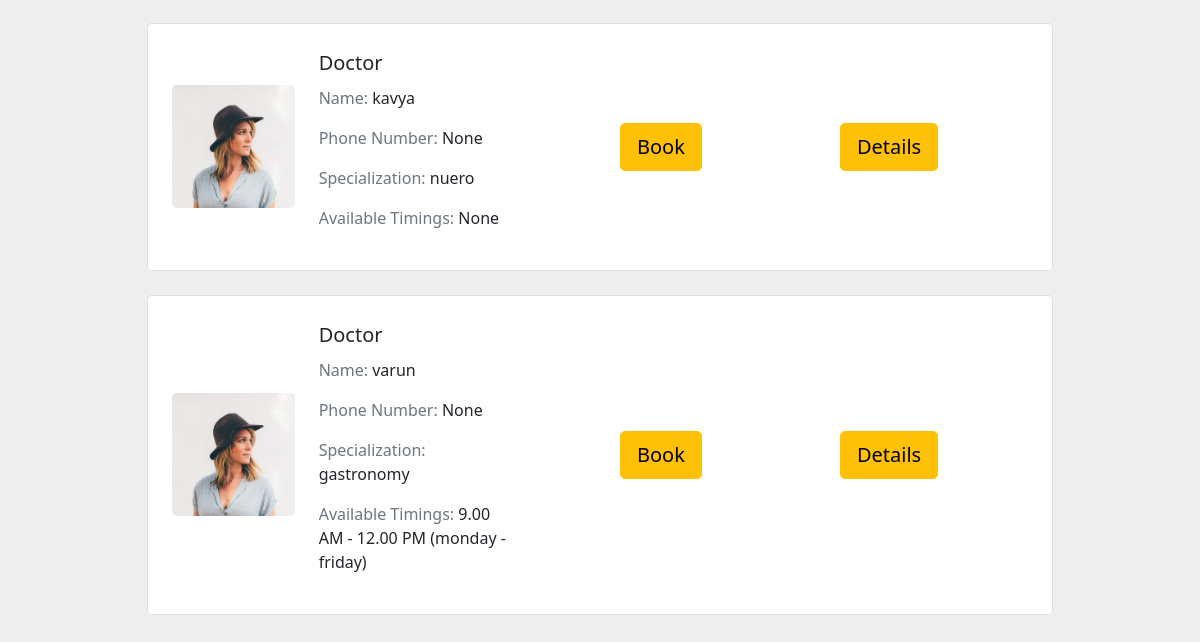
/doctors_list/ (lower part), run on an earlier commit of the app's database.
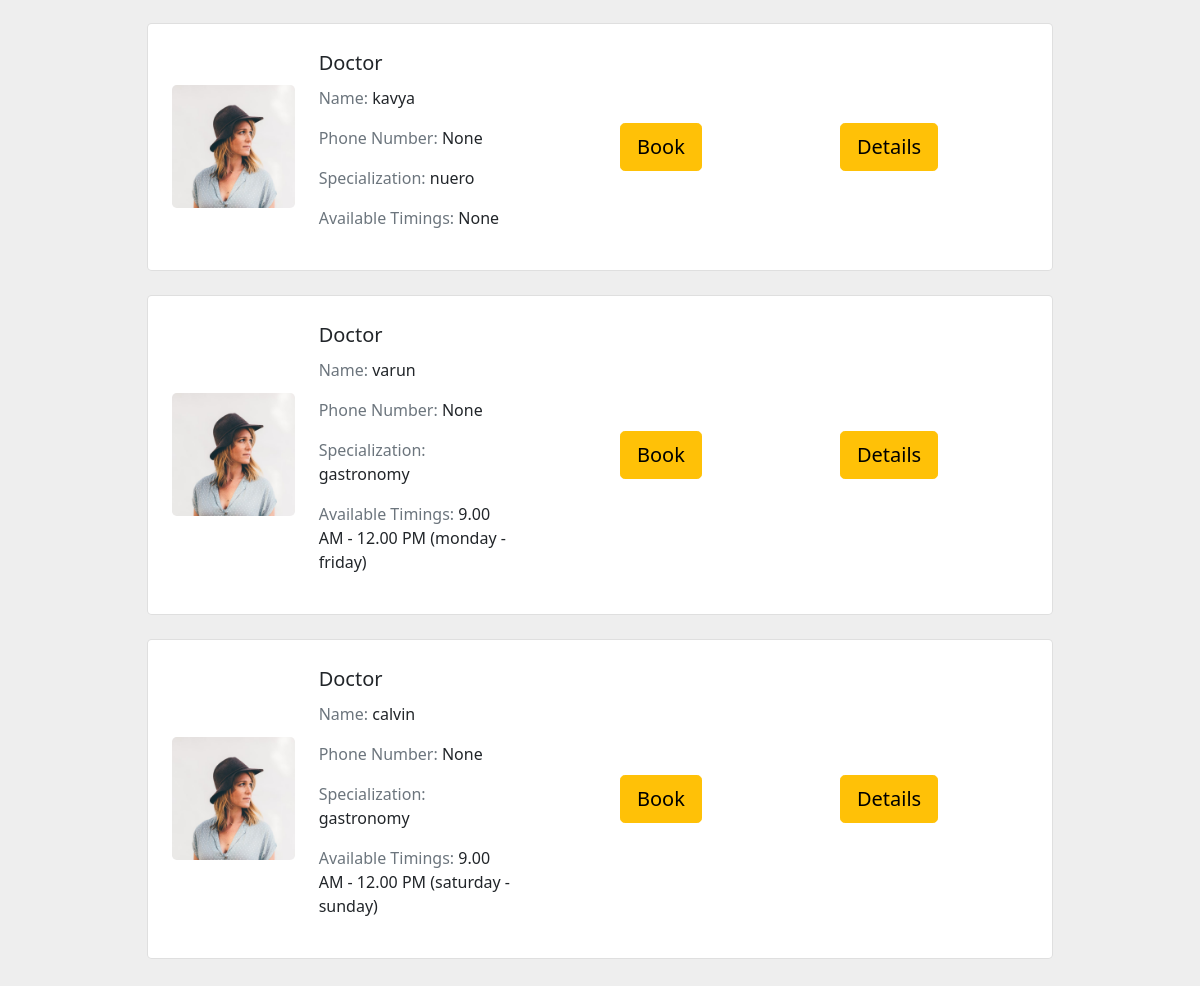
And on a later commit of the database.
### ct/models.py (models this page shows, shortened)
class DoctorProfile(models.Model):
    user = models.OneToOneField(settings.AUTH_USER_MODEL, on_delete=models.CASCADE)
    phone_number = models.CharField(max_length=15, blank=True, null=True)
    state = models.CharField(max_length=255, null=True, blank=True)
    district = models.CharField(max_length=100, blank=True, null=True)
    age = models.IntegerField(blank=True, null=True)
    gender = models.CharField(max_length=10, blank=True)
    certifications = models.TextField()
    specialization = models.CharField(max_length=100)
    available_timings = models.CharField(max_length=255, blank=True, null=True)
    booked_by = models.ManyToManyField(settings.AUTH_USER_MODEL, related_name='booked_doctors', blank=True)
    image = models.ImageField(upload_to='doctor_images/', blank=True, null=True)  # Add this line for the image field

class CustomUser(AbstractUser):
    CUSTOMER = 1
    DIETITIAN = 2
    DOCTOR = 3
    ROLE_CHOICE = (
     (CUSTOMER, 'Customer'),
     (DIETITIAN, 'Dietitian'),
     (DOCTOR, 'Doctor'),
    )
    username = models.CharField(max_length=100,unique=True ,default='')
    email = models.EmailField(unique=True)
    password = models.CharField(max_length=128)
    is_Customer = models.BooleanField(default=False)
    is_Dietitian = models.BooleanField(default=False)
    is_Doctor = models.BooleanField(default=False)
    REQUIRED_FIELDS = []

### ct/views.py (the view)
# urls.py: path('doctors_list/', views.doctors_list, name='doctors_list'),
def doctors_list(request):
    doctors = DoctorProfile.objects.all()
    if request.user.is_authenticated:
        bookings = Booking.objects.filter(user=request.user)
    else:
        bookings = None  # If the user is not logged in, set bookings to None
    context = {
        'doctors': doctors,
        'bookings': bookings,  # Now, 'bookings' has a value
    }
    return render(request, 'doctors_list.html', context)

### ct/templates/doctors_list.html (shortened to what this page needs)
{% load static %}
<!DOCTYPE html>
<html lang="en">
    <head>
        <link href="https://cdn.jsdelivr.net/npm/bootstrap@5.0.2/dist/css/bootstrap.min.css" rel="stylesheet">
    </head>
    <body>
      <section style="background-color: #eee;">
        <div class="container py-5">
<section class="h-100" style="background-color: #eee;">
    <div class="container h-100 py-5">
      <div class="row d-flex justify-content-center align-items-center h-100">
        <div class="col-10">
     {% for doctor in doctors %}
          <div class="card rounded-3 mb-4">
            <div class="card-body p-4">
              <div class="row d-flex justify-content-between align-items-center">
                <div class="col-md-2 col-lg-2 col-xl-2">
                  <img
                    src="{% static 'img/avatar/avatar-face-02.png' %}"
                    class="img-fluid rounded-3" alt="{{ doctor.user.username }}">
                </div>
                <div class="col-md-3 col-lg-3 col-xl-3">
                  <p class="lead fw-normal mb-2">Doctor</p>
                  <p><span class="text-muted">Name: </span>{{ doctor.user.username }}</p>
                  <p><span class="text-muted">Phone Number: </span>{{ doctor.phone_number }}</p>
                  <p><span class="text-muted">Specialization: </span>{{ doctor.specialization }}</p>
                  <p><span class="text-muted">Available Timings: </span>{{ doctor.available_timings }}</p>
                </div>
                <div class="col-md-3 col-lg-2 col-xl-2 offset-lg-1">
                  <button type="button" id="bookbtn" class="btn btn-warning btn-lg ms-2" data-bs-toggle="modal" data-bs-target="#bookingModal">Book</button>
                </div>
                <div class="col-md-3 col-lg-2 col-xl-2 offset-lg-1">
                  <button type="submit" id="detailsbtn" class="btn btn-warning btn-lg ms-2" onclick="deleteProfile('{{ doctor.id }}')">Details</button>
                </div>
              </div>
            </div>
          </div>
{% endfor %}
</div>
</div>
</section>
        </div>
  </section>
</body>
</html>

What changed in the data, as far as the page shows it:
added DoctorProfile: user.username "calvin", phone_number "None", specialization "gastronomy", available_timings "9.00 AM - 12.00 PM (saturday - sunday)"
